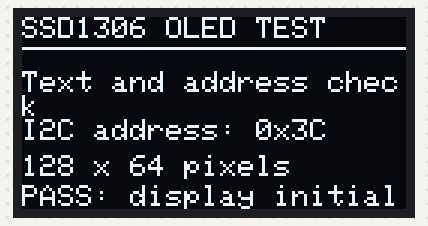
A sketch run on a simulated ESP32-C3. On the bench: 128×64 one-colour display. What the sketch prints to the serial monitor is not drawn.

Above: at 0.2 s.
At 2.3 s:
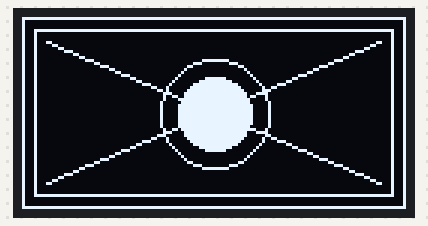
At 4.3 s:
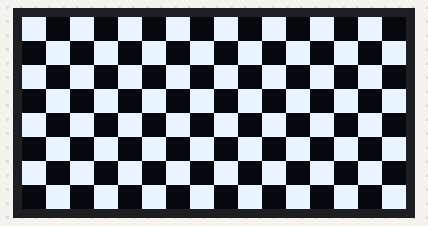
At 6.3 s:
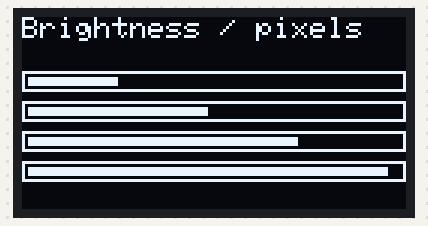

The sketch:

oled_i2c_test.ino
```cpp
#include <Arduino.h>
#include <Wire.h>
#include <Adafruit_GFX.h>
#include <Adafruit_SSD1306.h>

// Standalone 128x64 I2C OLED / SSD1306 detection and display test.
// The sketch scans the I2C bus, tries the common OLED addresses (0x3C and
// 0x3D), and then displays several test screens.

constexpr uint8_t OLED_WIDTH = 128;
constexpr uint8_t OLED_HEIGHT = 64;
constexpr int8_t OLED_RESET_PIN = -1;  // Most I2C modules do not expose reset.

// Set these for the ESP32-C3 prototype. For an Arduino Uno/Nano, the sketch
// uses the board's default SDA/SCL pins instead.
constexpr int I2C_SDA_PIN = 4;
constexpr int I2C_SCL_PIN = 5;

constexpr uint8_t OLED_ADDRESS_1 = 0x3C;
constexpr uint8_t OLED_ADDRESS_2 = 0x3D;
constexpr uint32_t SCREEN_INTERVAL_MS = 2000;
constexpr uint32_t SERIAL_HEARTBEAT_MS = 2000;

Adafruit_SSD1306 display(OLED_WIDTH, OLED_HEIGHT, &Wire, OLED_RESET_PIN);

uint8_t oledAddress = 0;
uint8_t screenNumber = 0;
uint32_t lastScreenChange = 0;
uint32_t lastSerialHeartbeat = 0;

bool i2cDevicePresent(uint8_t address) {
  Wire.beginTransmission(address);
  return Wire.endTransmission() == 0;
}

void scanI2CBus() {
  uint8_t deviceCount = 0;

  Serial.println("I2C scan:");
  for (uint8_t address = 1; address < 127; ++address) {
    Wire.beginTransmission(address);
    const uint8_t error = Wire.endTransmission();

    if (error == 0) {
      Serial.print("  Device found at 0x");
      if (address < 0x10) {
        Serial.print('0');
      }
      Serial.print(address, HEX);
      if (address == OLED_ADDRESS_1 || address == OLED_ADDRESS_2) {
        Serial.print(" (common SSD1306 OLED address)");
      }
      Serial.println();
      ++deviceCount;
    } else if (error == 4) {
      Serial.print("  Unknown error at 0x");
      if (address < 0x10) {
        Serial.print('0');
      }
      Serial.println(address, HEX);
    }
  }

  if (deviceCount == 0) {
    Serial.println("  No I2C devices found.");
  } else {
    Serial.print("I2C scan complete: ");
    Serial.print(deviceCount);
    Serial.println(" device(s).");
  }
}

bool beginOled() {
  if (i2cDevicePresent(OLED_ADDRESS_1)) {
    oledAddress = OLED_ADDRESS_1;
  } else if (i2cDevicePresent(OLED_ADDRESS_2)) {
    oledAddress = OLED_ADDRESS_2;
  } else {
    return false;
  }

  // Keep the existing Wire configuration. The final false prevents the
  // library from reinitializing the bus with its default pins.
  if (!display.begin(SSD1306_SWITCHCAPVCC, oledAddress, true, false)) {
    oledAddress = 0;
    return false;
  }

  return true;
}

void showTitle(const char *title, const char *subtitle) {
  display.clearDisplay();
  display.setTextColor(SSD1306_WHITE);
  display.setTextSize(1);
  display.setCursor(0, 0);
  display.println(title);
  display.drawLine(0, 10, OLED_WIDTH - 1, 10, SSD1306_WHITE);
  display.setCursor(0, 18);
  display.println(subtitle);
}

void showTextTest() {
  showTitle("SSD1306 OLED TEST", "Text and address check");
  display.setCursor(0, 34);
  display.print("I2C address: 0x");
  display.println(oledAddress, HEX);
  display.setCursor(0, 46);
  display.println("128 x 64 pixels");
  display.setCursor(0, 56);
  display.println("PASS: display initialized");
  display.display();
}

void showShapeTest() {
  display.clearDisplay();
  display.drawRect(0, 0, OLED_WIDTH, OLED_HEIGHT, SSD1306_WHITE);
  display.drawRect(4, 4, OLED_WIDTH - 8, OLED_HEIGHT - 8, SSD1306_WHITE);
  display.drawLine(8, 8, OLED_WIDTH - 9, OLED_HEIGHT - 9, SSD1306_WHITE);
  display.drawLine(OLED_WIDTH - 9, 8, 8, OLED_HEIGHT - 9, SSD1306_WHITE);
  display.fillCircle(OLED_WIDTH / 2, OLED_HEIGHT / 2, 12, SSD1306_WHITE);
  display.drawCircle(OLED_WIDTH / 2, OLED_HEIGHT / 2, 18, SSD1306_WHITE);
  display.display();
}

void showCheckerboardTest() {
  display.clearDisplay();
  constexpr uint8_t blockSize = 8;
  for (uint8_t y = 0; y < OLED_HEIGHT / blockSize; ++y) {
    for (uint8_t x = 0; x < OLED_WIDTH / blockSize; ++x) {
      if ((x + y) % 2 == 0) {
        display.fillRect(x * blockSize, y * blockSize,
                         blockSize, blockSize, SSD1306_WHITE);
      }
    }
  }
  display.display();
}

void showProgressTest() {
  display.clearDisplay();
  display.setTextColor(SSD1306_WHITE);
  display.setTextSize(1);
  display.setCursor(0, 0);
  display.println("Brightness / pixels");

  for (uint8_t row = 0; row < 4; ++row) {
    const uint8_t y = 18 + row * 10;
    display.drawRect(0, y, OLED_WIDTH, 7, SSD1306_WHITE);
    display.fillRect(2, y + 2, (row + 1) * 30, 3, SSD1306_WHITE);
  }
  display.display();
}

void showNextScreen() {
  switch (screenNumber % 4) {
    case 0:
      showTextTest();
      break;
    case 1:
      showShapeTest();
      break;
    case 2:
      showCheckerboardTest();
      break;
    case 3:
      showProgressTest();
      break;
  }
  ++screenNumber;
}

void showFailureMessage() {
  display.clearDisplay();
  display.setTextColor(SSD1306_WHITE);
  display.setTextSize(1);
  display.setCursor(0, 0);
  display.println("OLED NOT FOUND");
  display.setCursor(0, 16);
  display.println("Check wiring and power");
  display.setCursor(0, 28);
  display.println("Try address 0x3C/0x3D");
  display.setCursor(0, 40);
  display.println("SDA GPIO4  SCL GPIO5");
  display.display();
}

void setup() {
  Serial.begin(115200);

  // ESP32-C3 boards using native USB can enumerate the serial port after the
  // sketch starts. Wait briefly so startup diagnostics are not lost, but do
  // not block forever when using a hardware USB-to-UART adapter.
  const uint32_t serialWaitStart = millis();
  while (!Serial && millis() - serialWaitStart < 5000) {
    delay(10);
  }
  delay(100);

  Serial.println();
  Serial.println("128x64 I2C SSD1306 OLED test");

#if defined(ARDUINO_ARCH_ESP32)
  Wire.begin(I2C_SDA_PIN, I2C_SCL_PIN);
  Serial.print("I2C pins: SDA=GPIO");
  Serial.print(I2C_SDA_PIN);
  Serial.print(", SCL=GPIO");
  Serial.println(I2C_SCL_PIN);
#else
  Wire.begin();
  Serial.println("I2C pins: board defaults");
#endif

  scanI2CBus();

  if (!beginOled()) {
    Serial.println("SSD1306 OLED: NOT DETECTED");
    Serial.println("Check VCC, GND, SDA, SCL, and the module address.");
    return;
  }

  Serial.print("SSD1306 OLED: detected at 0x");
  if (oledAddress < 0x10) {
    Serial.print('0');
  }
  Serial.println(oledAddress, HEX);
  Serial.println("Running text, shape, checkerboard, and progress tests.");
  showNextScreen();
  lastScreenChange = millis();
  lastSerialHeartbeat = millis();
}

void loop() {
  if (oledAddress == 0) {
    // Keep the serial monitor useful if the module is connected after boot.
    delay(1000);
    scanI2CBus();
    if (beginOled()) {
      Serial.print("SSD1306 OLED connected at 0x");
      if (oledAddress < 0x10) {
        Serial.print('0');
      }
      Serial.println(oledAddress, HEX);
      showNextScreen();
      lastScreenChange = millis();
      lastSerialHeartbeat = millis();
    }
    return;
  }

  const uint32_t now = millis();
  if (now - lastScreenChange >= SCREEN_INTERVAL_MS) {
    lastScreenChange = now;
    showNextScreen();
  }

  if (now - lastSerialHeartbeat >= SERIAL_HEARTBEAT_MS) {
    lastSerialHeartbeat = now;
    Serial.print("Heartbeat: sketch running; OLED=0x");
    if (oledAddress < 0x10) {
      Serial.print('0');
    }
    Serial.println(oledAddress, HEX);
  }
}
```

Measured:
- by itself, everything shown: repeats every 8.0 s, in 4 steps
- what the display in image 0 shows lasts 2.0 s, from 0.2 s to 2.2 s
